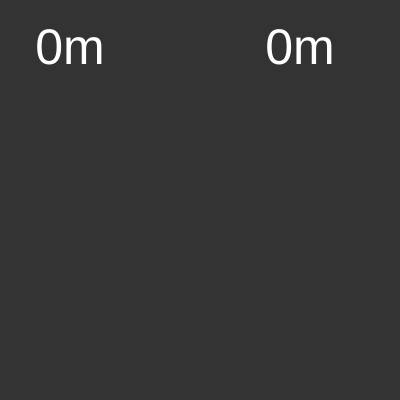
Frame 1 (no input)
Frame 60 (no input): identical to frame 1, image omitted
Frame 120 (the mouse pressed at the canvas centre since frame 60): identical to frame 1, image omitted

The p5.js sketch that drew this single still picture (run headless with seeded random() and noise() and a simulated clock; from frame 60 on, the mouse is pressed at the canvas centre):

// p5.js sketch
// ── sketch.js
let p1;
let p2;

let p1p;
let p2p;

let pr;

let p1a;
let p1s;
let p2a;
let p2s;

let go1;
let go2;

let r;

let undo1;
let undo2;

function setup() {
    createCanvas(400, 400);
    let pr = window.prompt('starting number');
    if(!pr){pr = 0}
    p1 = float(pr);
    p2 = float(pr);
    p1p = p1;
    p2p = p2;
    p1a = createButton('ADD P1');
    p1s = createButton('SUB P1');
    p2a = createButton('ADD P2');
    p2s = createButton('SUB P2');
    r = createButton('RESET');
    go1 = createButton('GO 1');
    go2 = createButton('GO 2');
    undo1 = createButton('undo 1');
    undo2 = createButton('undo 2');
}

function draw() {
    background(51);
    fill(255);
    textSize(50);
    textAlign(CENTER, CENTER);
    let y = 50;
    text(p1 + 'm', 70, y);
    text(p2 + 'm', 300, y);

    p1a.mousePressed(() => {
        p1p = p1;
        p1 += float(ask('ADD P1'));
    })
    p1s.mousePressed(() => {
        p1p = p1;
        p1 -= float(ask('SUB P1'));
    })
    p2a.mousePressed(() => {
        p2p = p2;
        p2 += float(ask('ADD P2'));
    })
    p2s.mousePressed(() => {
        p2p = p2;
        p2 -= float(ask('SUB P2'));
    })

    go1.mousePressed(() => {
        p1p = p1;
        p1 += 2;
    })
    go2.mousePressed(() => {
        p2p = p2;
        p2 += 2;
    })

    r.mousePressed(() => {
        p1 = p1;
        p2 = p2;
    })

    undo1.mousePressed(() => {
        p1 = p1p;
    })
    undo2.mousePressed(() => {
        p2 = p2p
    })
}

function ask(str) {
    return window.prompt(str)
}
